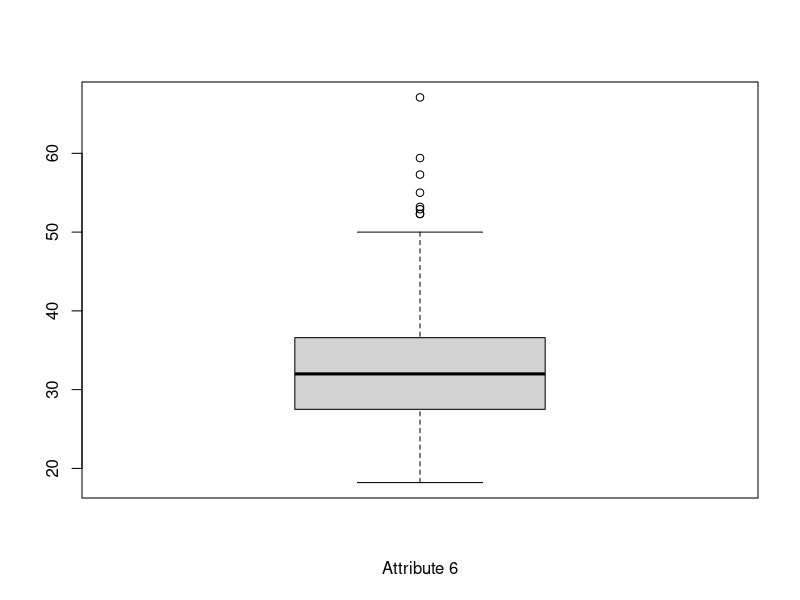
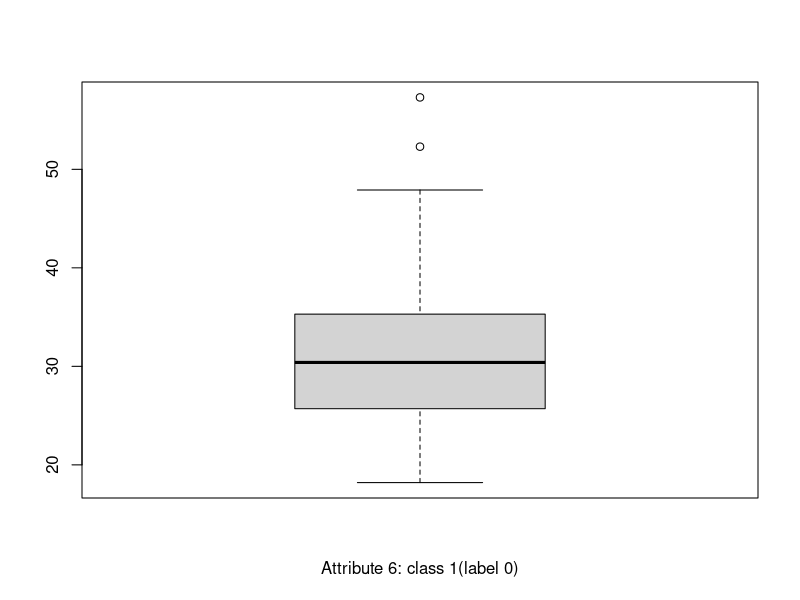
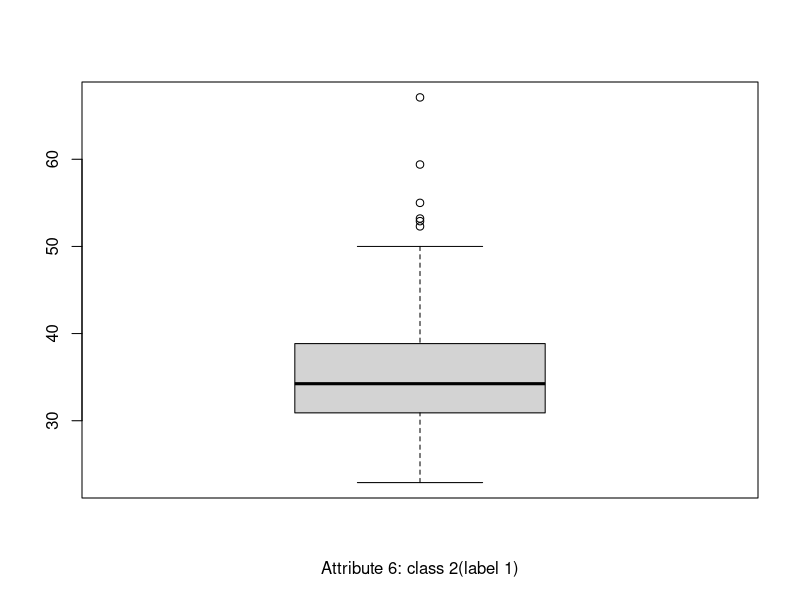
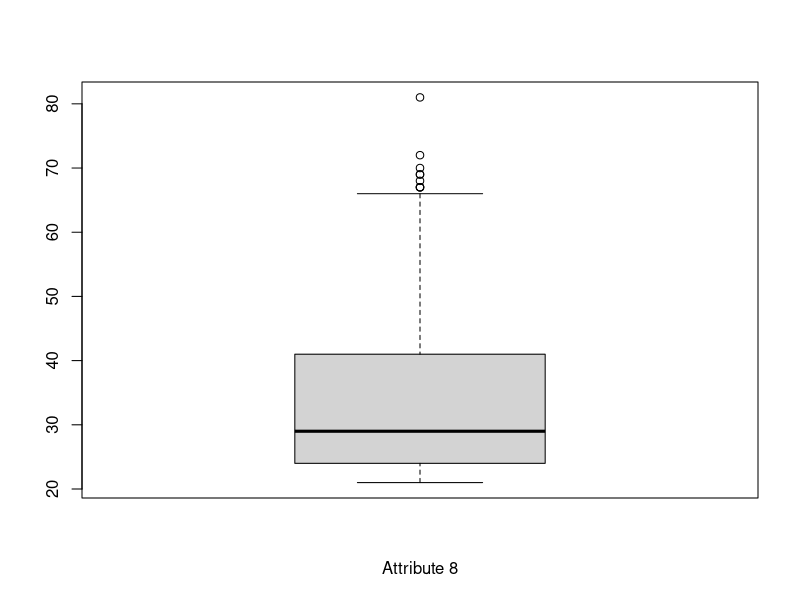
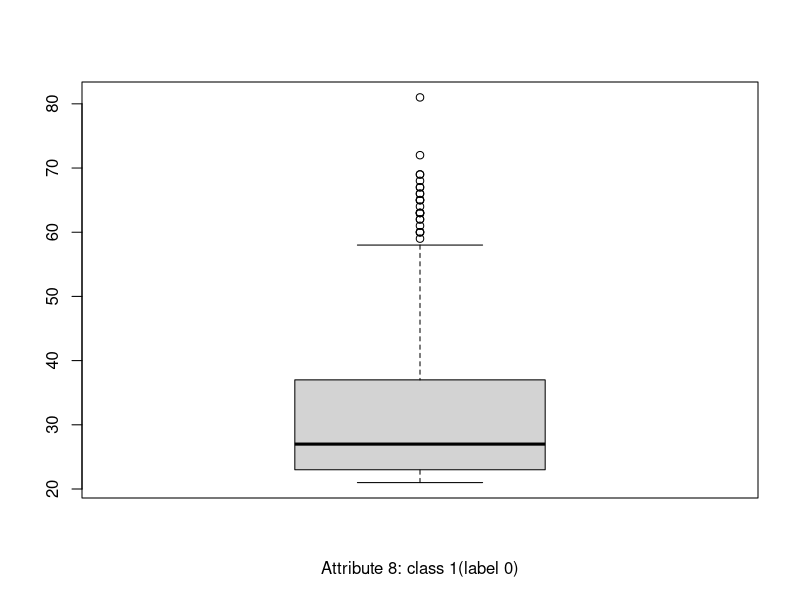
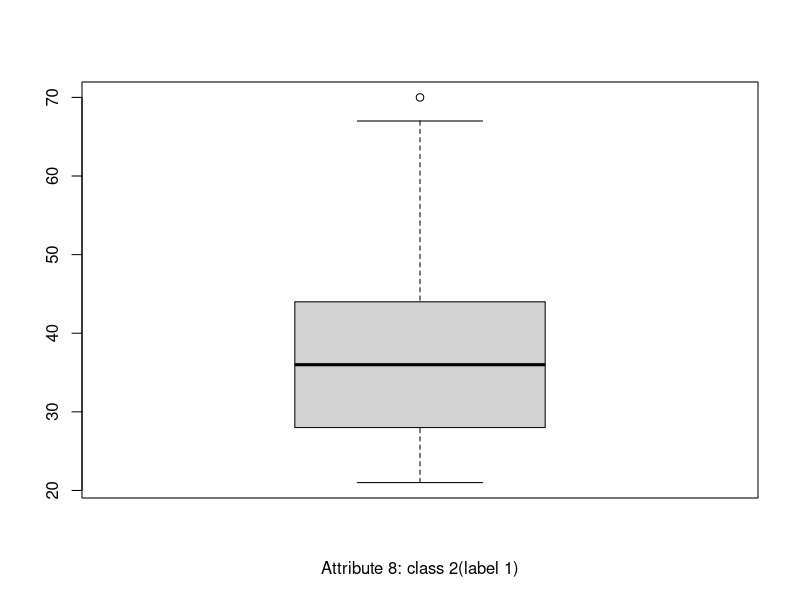
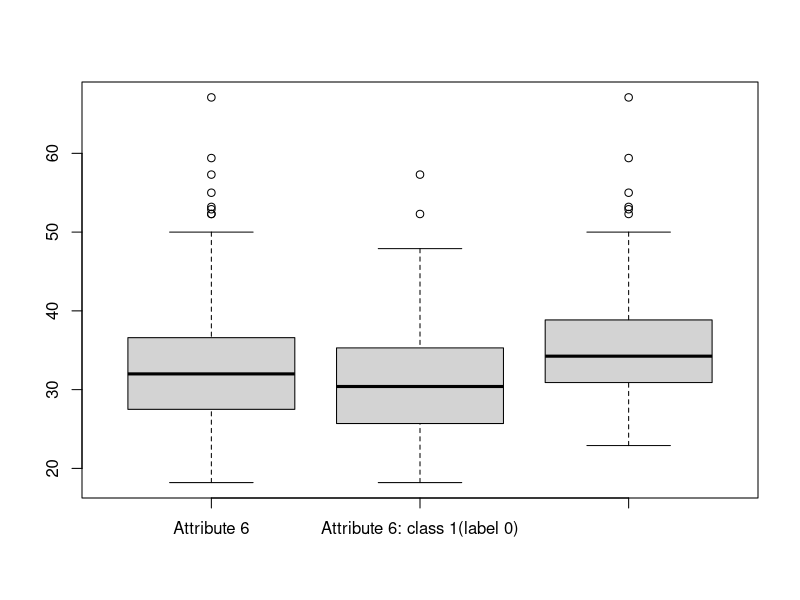
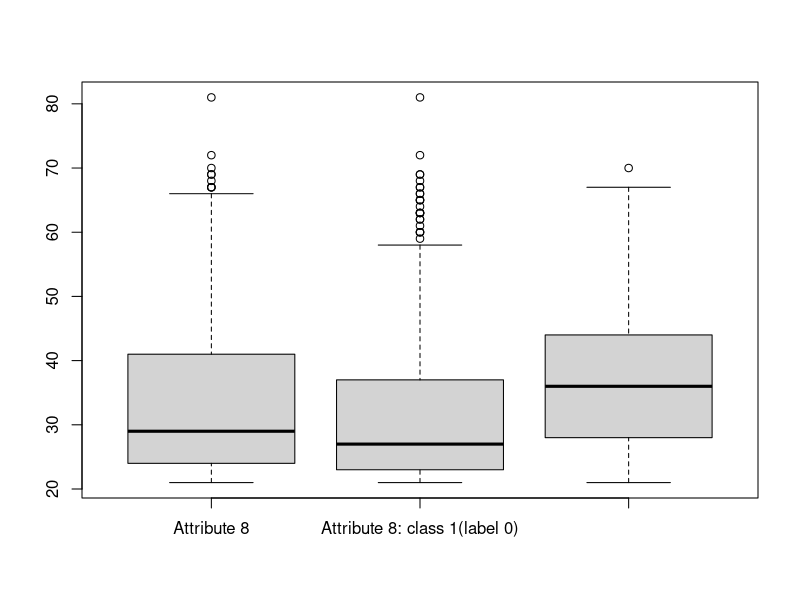

Source code (R) for these figures, in order:
#clear the environment
rm(list=ls())

library(ggplot2)

#Import the data
mydata = read.csv("Pid-clean.csv", header = FALSE)
names(mydata) <- c( "V1","V2","V3","V4","V5","V6","V7","V8","V9") 

mydata = na.omit(mydata)
#Column headers
mydata[0,]

#separate column 6, remove 0's and calculate mean and standard deviation
column6 = mydata[,'V6']
column6 = column6[column6 != 0]
boxplot(column6, xlab ="Attribute 6")
boxplot.stats(column6)
iqr<-IQR(column6)
q <- quantile(column6)
q
mean(column6)
boxplot.stats(column6)
upper  = min(max(column6), q[4] + 1.5 * iqr)
lower  = max(min(column6), q[2] - 1.5 * iqr)

#separate column 6, remove 0's and calculate mean and standard deviation
tempdata <- split(mydata$V6, mydata$V9==1)

# Analysis attribute 6 class 1
column6group1 = tempdata[1]
boxplot(column6group1, xlab ="Attribute 6: class 1(label 0)")
iqr <- IQR(as.numeric(unlist(column6group1)))
q <- quantile(as.numeric(unlist(column6group1)))
q
mean(as.numeric(unlist(column6group1)))
boxplot.stats(as.numeric(unlist(column6group1)))
upper  = min(max(as.numeric(unlist(column6group1))), q[4] + 1.5 * iqr)
lower  = max(min(as.numeric(unlist(column6group1))), q[2] - 1.5 * iqr)


# Analysis attribute 6 class 2
data2 = tempdata[2]
column6group2 = tempdata[2]
boxplot(column6group2, xlab ="Attribute 6: class 2(label 1)")
iqr <- IQR(as.numeric(unlist(column6group2)))
q<-quantile(as.numeric(unlist(column6group2)))
q
mean(as.numeric(unlist(column6group2)))
boxplot.stats(as.numeric(unlist(column6group2)))
upper  = min(max(as.numeric(unlist(column6group2))), q[4] + 1.5 * iqr)
lower  = max(min(as.numeric(unlist(column6group2))), q[2] - 1.5 * iqr)

#separate column 8, remove 0's and calculate mean and standard deviation
column8 = mydata[,'V8']
column8 = column8[column8 != 0]
boxplot(column8, xlab = "Attribute 8")
iqr <- IQR(column8)
q <- quantile(column8)
q
mean(column8)
boxplot.stats(column8)
upper  = min(max(column8), q[4] + 1.5 * iqr)
lower  = max(min(column8), q[2] - 1.5 * iqr)
upper-lower 

#separate column 8, remove 0's and calculate mean and standard deviation
tempdata <- split(mydata$V8, mydata$V9==1)

# Analysis attribute 8 class 1
column8group1 = tempdata[1]
boxplot(column8group1,xlab = "Attribute 8: class 1(label 0)")
iqr <- IQR(as.numeric(unlist(column8group1)))
q <- quantile(as.numeric(unlist(column8group1)))
q
mean(as.numeric(unlist(column8group1)))
boxplot.stats(as.numeric(unlist(column8group1)))
upper  = min(max(as.numeric(unlist(column8group1))), q[4] + 1.5 * iqr)
lower  = max(min(as.numeric(unlist(column8group1))), q[2] - 1.5 * iqr)
upper-lower

# Analysis attribute 8 class 2
data2 = tempdata[2]
column8group2 = tempdata[2]
boxplot(column8group2, xlab  ="Attribute 8: class 2(label 1)")

iqr <- IQR(as.numeric(unlist(column8group2)))
q <- quantile(as.numeric(unlist(column8group2)))
q
mean(as.numeric(unlist(column8group2)))
boxplot.stats(as.numeric(unlist(column8group2)))
upper  = min(max(as.numeric(unlist(column8group2))), q[4] + 1.5 * iqr)
lower  = max(min(as.numeric(unlist(column8group2))), q[2] - 1.5 * iqr)
upper-lower
column8group1 = tempdata[1]

#Visualizations
boxplot(column6,as.numeric(unlist(column6group1)),as.numeric(unlist(column6group2)), names=c("Attribute 6", "Attribute 6: class 1(label 0)", "Attribute 6: class 2 (label 1)"))
boxplot(column8,as.numeric(unlist(column8group1)),as.numeric(unlist(column8group2)), names=c("Attribute 8", "Attribute 8: class 1(label 0)", "Attribute 8: class 2(label 1)"))
boxplot(column6,column8, names=c("Attribute 6", "Attribute 8"))
boxplot(as.numeric(unlist(column6group1)),as.numeric(unlist(column8group1)),names=c("Attribute 6: class 1 (label 0)", "Attribute 8: class 1(label 0)"))
boxplot(as.numeric(unlist(column6group2)),as.numeric(unlist(column8group2)),names=c("Attribute 6: class 2(label 1)", "Attribute 8: class 2(label 1)"))


